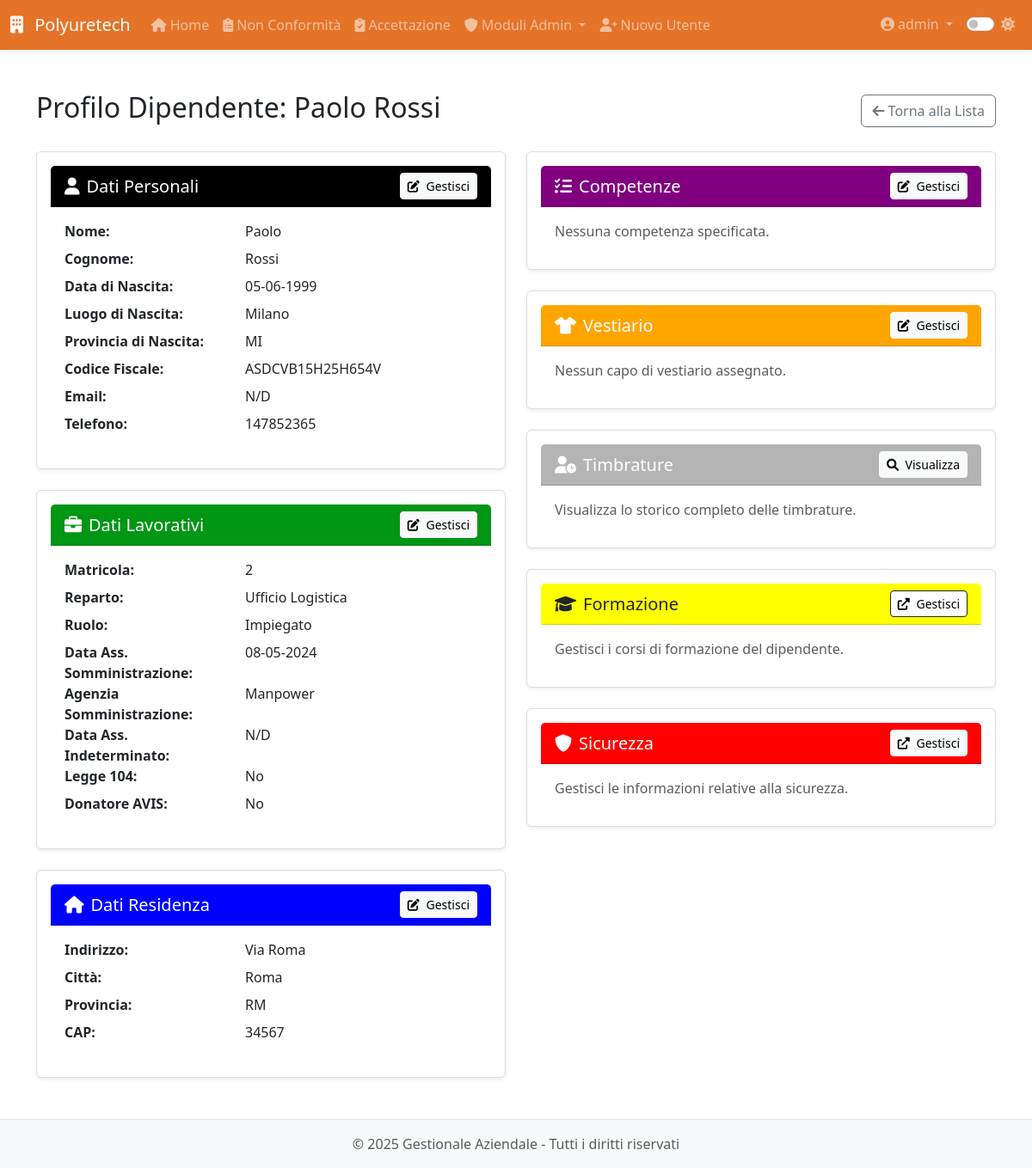
The page /modulo8/dipendenti/2 (signed in) on the database as committed earlier.
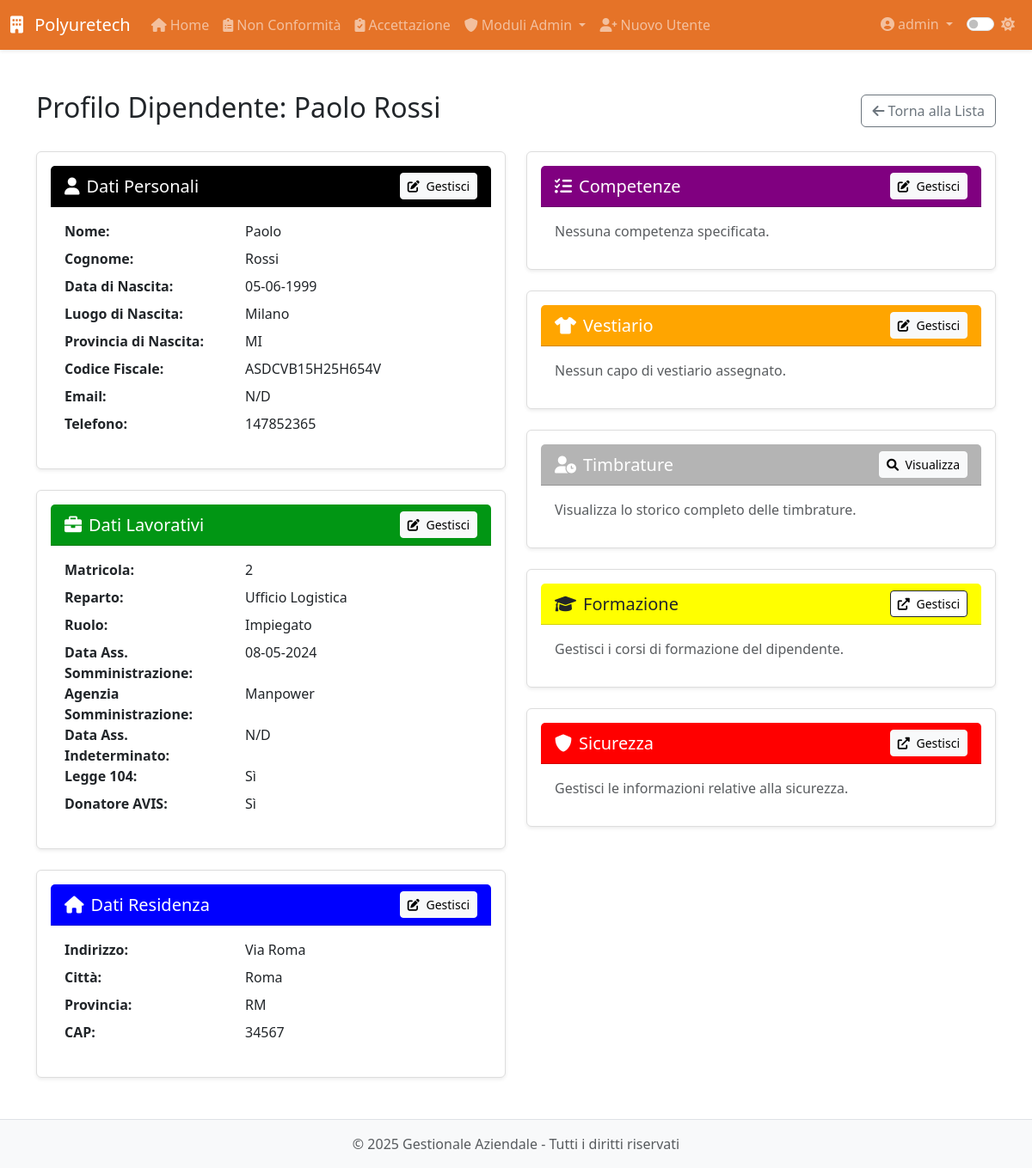
The same page on the database as committed later.
### app/models.py (models this page shows, shortened)
class Dipendente(db.Model):
    __tablename__ = 'dipendente'
    id = db.Column(db.Integer, primary_key=True)
    nome = db.Column(db.String(100), nullable=False)
    cognome = db.Column(db.String(100), nullable=False)
    data_nascita = db.Column(db.Date, nullable=False)
    luogo_nascita = db.Column(db.String(100), nullable=False)
    provincia_nascita = db.Column(db.String(2), nullable=False)
    codice_fiscale = db.Column(db.String(16))
    email = db.Column(db.String(120))
    telefono = db.Column(db.String(20))
    matricola = db.Column(db.String(20), unique=True)
    reparto = db.Column(db.String(100))
    ruolo = db.Column(db.String(100))
    data_assunzione_somministrazione = db.Column(db.Date)
    agenzia_somministrazione = db.Column(db.String(100))
    data_assunzione_indeterminato = db.Column(db.Date)
    legge_104 = db.Column(db.Boolean, default=False)
    donatore_avis = db.Column(db.Boolean, default=False)
    indirizzo_residenza = db.Column(db.String(200))
    citta_residenza = db.Column(db.String(100))
    provincia_residenza = db.Column(db.String(2))
    cap_residenza = db.Column(db.String(5))
    data_cessazione = db.Column(db.Date)
    note = db.Column(db.Text)
    archiviato = db.Column(db.Boolean, default=False)
    created_by_id = db.Column(db.Integer, db.ForeignKey('users.id'))
    created_by = db.relationship('User', backref='dipendenti_creati')
    competenze = db.relationship('Competenza',
                               secondary='dipendente_competenza',
                               backref=db.backref('dipendenti', lazy='dynamic'))
    competenze_associate = db.relationship('DipendenteCompetenza',
                                         back_populates='dipendente',
                                         overlaps="competenze,dipendenti")
    vestiario = db.relationship('Inventory',
                              secondary='prelievi_vestiario',
                              backref='dipendenti')
    performance = db.relationship('Performance', back_populates='dipendente', cascade='all, delete-orphan')
    partecipazioni_corsi = db.relationship('PartecipazioneCorso', backref='dipendente', lazy=True)
    corsi_sicurezza = db.relationship('CorsoSicurezza', secondary='dipendente_corso_sicurezza',
                                    backref=db.backref('dipendenti', lazy=True))

### app/routes/modulo8.py (the view)
@modulo8.route('/dipendenti/<int:id>')
@login_required
@admin_required
def profilo_dipendente(id):
    dip = Dipendente.query.get_or_404(id)
    return render_template('modulo8/profilo_dipendente.html',dip=dip,now=datetime.utcnow())

### app/models.py (called while the page is built)
@login_manager.user_loader
def load_user(id):
    return User.query.get(int(id))

    def is_admin(self):
        return self.role == 'admin'

### app/utils.py (called while the page is built)
def admin_required(f):
    @wraps(f)
    def decorated_function(*args, **kwargs):
        if not current_user.is_authenticated or not current_user.is_admin():
            abort(403)  # Accesso negato
        return f(*args, **kwargs)
    return decorated_function

### app/templates/modulo8/profilo_dipendente.html (shortened to what the changed rows need)
{% extends 'base.html' %}
{% block content %}
<div class="module-view">
    <div class="d-flex justify-content-between align-items-center mb-4">
        <h2>Profilo Dipendente: {{ dip.nome }} {{ dip.cognome }}</h2>
        <div>
            <a href="{{ url_for('modulo8.dipendenti') }}" class="btn btn-outline-secondary">
            </a>
        </div>
    </div>
    <div class="row">
        <div class="col-lg-6">
            <div class="card mb-4 shadow-sm">
                <div class="card-body">
                    <dl class="row mb-0">
                        <dt class="col-sm-5">Nome:</dt><dd class="col-sm-7">{{ dip.nome }}</dd>
                        <dt class="col-sm-5">Cognome:</dt><dd class="col-sm-7">{{ dip.cognome }}</dd>
                        <dt class="col-sm-5">Data di Nascita:</dt><dd class="col-sm-7">{{ dip.data_nascita.strftime('%d-%m-%Y') if dip.data_nascita else 'N/D' }}</dd>
                        <dt class="col-sm-5">Luogo di Nascita:</dt><dd class="col-sm-7">{{ dip.luogo_nascita or 'N/D' }}</dd>
                        <dt class="col-sm-5">Provincia di Nascita:</dt><dd class="col-sm-7">{{ dip.provincia_nascita or 'N/D' }}</dd>
                        <dt class="col-sm-5">Codice Fiscale:</dt><dd class="col-sm-7">{{ dip.codice_fiscale or 'N/D' }}</dd>
                        <dt class="col-sm-5">Email:</dt><dd class="col-sm-7">{{ dip.email or 'N/D' }}</dd>
                        <dt class="col-sm-5">Telefono:</dt><dd class="col-sm-7">{{ dip.telefono or 'N/D' }}</dd>
                    </dl>
                </div>
            </div>
            <div class="card mb-4 shadow-sm">
                <div class="card-body">
                    <dl class="row mb-0">
                        <dt class="col-sm-5">Matricola:</dt><dd class="col-sm-7">{{ dip.matricola or 'N/D' }}</dd>
                        <dt class="col-sm-5">Reparto:</dt><dd class="col-sm-7">{{ dip.reparto or 'N/D' }}</dd>
                        <dt class="col-sm-5">Ruolo:</dt><dd class="col-sm-7">{{ dip.ruolo or 'N/D' }}</dd>
                        <dt class="col-sm-5">Data Ass. Somministrazione:</dt><dd class="col-sm-7">{{ dip.data_assunzione_somministrazione.strftime('%d-%m-%Y') if dip.data_assunzione_somministrazione else 'N/D' }}</dd>
                        <dt class="col-sm-5">Agenzia Somministrazione:</dt><dd class="col-sm-7">{{ dip.agenzia_somministrazione or 'N/D' }}</dd>
                        <dt class="col-sm-5">Data Ass. Indeterminato:</dt><dd class="col-sm-7">{{ dip.data_assunzione_indeterminato.strftime('%d-%m-%Y') if dip.data_assunzione_indeterminato else 'N/D' }}</dd>
                        <dt class="col-sm-5">Legge 104:</dt><dd class="col-sm-7">{{ 'Sì' if dip.legge_104 else 'No' }}</dd>
                        <dt class="col-sm-5">Donatore AVIS:</dt><dd class="col-sm-7">{{ 'Sì' if dip.donatore_avis else 'No' }}</dd>
                    </dl>
                </div>
            </div>
            <div class="card mb-4 shadow-sm">
                <div class="card-body">
                    <dl class="row mb-0">
                        <dt class="col-sm-5">Indirizzo:</dt><dd class="col-sm-7">{{ dip.indirizzo_residenza or 'N/D' }}</dd>
                        <dt class="col-sm-5">Città:</dt><dd class="col-sm-7">{{ dip.citta_residenza or 'N/D' }}</dd>
                        <dt class="col-sm-5">Provincia:</dt><dd class="col-sm-7">{{ dip.provincia_residenza or 'N/D' }}</dd>
                        <dt class="col-sm-5">CAP:</dt><dd class="col-sm-7">{{ dip.cap_residenza or 'N/D' }}</dd>
                    </dl>
                </div>
            </div>
        </div>
    </div>
</div>
{% endblock %}

Rows that differ between the two databases and show on the page:
changed Dipendente "Paolo": legge_104 "No" → "Sì"; donatore_avis "No" → "Sì"
